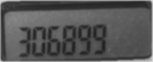
#> input picture inter/output-roi.png, 153 x 62 px
$ python digit_01.py
#> lines starting #> are read from the running program, lines starting #| are printed output that depends on the picture; after the words box and inside, x2 and y2 are one past the last pixel; in counts of white or black regions, pixels touching at a corner belong together
import cv2
import numpy as np
import argparse

parser = argparse.ArgumentParser()
parser.add_argument("-p", "--path", default="inter/output-roi.png")
args = vars(parser.parse_args())

FONT = cv2.FONT_HERSHEY_SIMPLEX
CYAN = (255, 255, 0)
DIGITSDICT = {
    (1, 1, 1, 1, 1, 1, 0): 0,
    (0, 1, 1, 0, 0, 0, 0): 1,
    (1, 1, 0, 1, 1, 0, 1): 2,
    (1, 1, 1, 1, 0, 0, 1): 3,
    (0, 1, 1, 0, 0, 1, 1): 4,
    (1, 0, 1, 1, 0, 1, 1): 5,
    (1, 0, 1, 1, 1, 1, 1): 6,
    (1, 1, 1, 0, 0, 1, 0): 7,
    (1, 1, 1, 1, 1, 1, 1): 8,
    (1, 1, 1, 1, 0, 1, 1): 9,
}

roi_color = cv2.imread(args["path"])
#> roi_color is the input picture: shape (62, 153, 3); min 33, max 219, mean 85.5
# roi_color = cv2.resize(roi_color, None, None, fx=1.25, fy=1.25)
roi = cv2.cvtColor(roi_color, cv2.COLOR_BGR2GRAY)

RATIO = roi.shape[0] * 0.2
#> RATIO = 12.4

roi = cv2.bilateralFilter(roi, 5, 30, 60)

trimmed = roi[int(RATIO) :, int(RATIO) : roi.shape[1] - int(RATIO)]
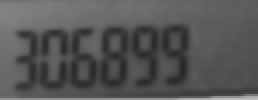
#> trimmed: shape (50, 129) (shown 2 times larger); min 40, max 186, mean 85.9
roi_color = roi_color[int(RATIO) :, int(RATIO) : roi.shape[1] - int(RATIO)]
#> roi_color: shape (50, 129, 3)
roi_color = roi
cv2.imshow("Blurred and Trimmed", roi)
cv2.waitKey(0)

trimmed = roi
edged = cv2.adaptiveThreshold( trimmed, 255, cv2.ADAPTIVE_THRESH_GAUSSIAN_C, cv2.THRESH_BINARY_INV, 19, 4)
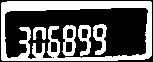
#> edged: shape (62, 153); 38.7% white; 5 white regions, box (x1, y1, x2, y2) and area: (1, 1, 152, 61) 2866, (62, 25, 76, 56) 254, (93, 24, 107, 55) 230, (78, 25, 91, 56) 217, (33, 27, 46, 40) 107
cv2.imshow("Edged", edged)
cv2.waitKey(0)

kernel = cv2.getStructuringElement(cv2.MORPH_RECT, (2, 5))
dilated = cv2.dilate(edged, kernel, iterations=1)
#> dilated: shape (62, 153); 57.6% white; 9 black regions (1 under 20 px), largest, box (x1, y1, x2, y2) and area: (6, 10, 147, 57) 3739, (37, 32, 42, 51) 85, (0, 0, 2, 62) 63
cv2.imshow("Dilated", dilated)
cv2.waitKey(0)

kernel = cv2.getStructuringElement(cv2.MORPH_RECT, (2, 1))
dilated = cv2.dilate(dilated, kernel, iterations=1)
#> dilated: shape (62, 153); 60.7% white; 15 black regions (8 under 20 px), largest, box (x1, y1, x2, y2) and area: (7, 10, 147, 56) 3335, (77, 39, 87, 55) 74, (92, 39, 102, 55) 72
cv2.imshow("Dilated", dilated)
cv2.waitKey(0)

kernel = cv2.getStructuringElement(cv2.MORPH_ELLIPSE, (2, 1))
eroded = cv2.erode(dilated, kernel, iterations=1)
cv2.imshow("Eroded", eroded)
cv2.waitKey(0)

h = roi.shape[0]
#> h = 62
ratio = int(h * 0.07)
#> ratio = 4
eroded[-ratio:,] = 0
eroded[:, :ratio] = 0
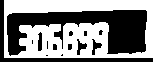
#> eroded: shape (62, 153); 52.6% white; 14 black regions (7 under 20 px), largest, box (x1, y1, x2, y2) and area: (7, 10, 147, 56) 3335, (0, 0, 153, 62) 844, (77, 39, 87, 55) 74

cv2.imshow("Eroded + Black", eroded)
cv2.waitKey(0)

cnts, _ = cv2.findContours(eroded, cv2.RETR_EXTERNAL, cv2.CHAIN_APPROX_SIMPLE)
#> cnts = [[[4, 0], [4, 57], [152, 57], [152, 0]]]
digits_cnts = []

canvas = trimmed.copy()
cv2.drawContours(canvas, cnts, -1, (255, 255, 255), 1)
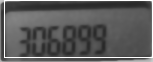
#> canvas: shape (62, 153); min 40, max 255, mean 90.7
cv2.imshow("All Contours", canvas)
cv2.waitKey(0)

canvas = trimmed.copy()
for cnt in cnts:
    (x, y, w, h) = cv2.boundingRect(cnt)
    if h > 20:
        digits_cnts += [cnt]
        cv2.rectangle(canvas, (x, y), (x + w, y + h), (0, 0, 0), 1)
        cv2.drawContours(canvas, cnt, 0, (255, 255, 255), 1)
        cv2.imshow("Digit Contours", canvas)
        cv2.waitKey(0)
#> this loop made 1 pass
#> (x, y, w, h, digits_cnts) on pass 1: (4, 0, 149, 58, [[[4, 0], [4, 57], [152, 57], [152, 0]]])
#> pass 1, `cv2.imshow("Digit Contours", canvas)`:
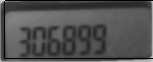
#> window 'Digit Contours': shape (62, 153); min 0, max 255, mean 80.8

print(f"No. of Digit Contours: {len(digits_cnts)}")
#| No. of Digit Contours: 1

cv2.imshow("Digit Contours", canvas)
cv2.waitKey(0)

sorted_digits = sorted(digits_cnts, key=lambda cnt: cv2.boundingRect(cnt)[0])
#> sorted_digits = [[[4, 0], [4, 57], [152, 57], [152, 0]]]
canvas = trimmed.copy()
for i, cnt in enumerate(sorted_digits):
    (x, y, w, h) = cv2.boundingRect(cnt)
    cv2.rectangle(canvas, (x, y), (x + w, y + h), (0, 0, 0), 1)
    cv2.putText(canvas, str(i), (x, y - 3), FONT, 0.3, (0, 0, 0), 1)
#> this loop made 1 pass
#> (cnt, x, y, w, h) on pass 1: ([[4, 0], [4, 57], [152, 57], [152, 0]], 4, 0, 149, 58)
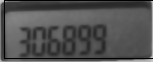
#> canvas: shape (62, 153); min 0, max 205, mean 80.7

cv2.imshow("All Contours sorted", canvas)
cv2.waitKey(0)

digits = []
canvas = roi_color.copy()
for cnt in sorted_digits:
    (x, y, w, h) = cv2.boundingRect(cnt)
    roi = eroded[y : y + h, x : x + w]
    print(f"W:{w}, H:{h}")
    # convenience units
    qW, qH = int(w * 0.25), int(h * 0.15)
    fractionH, halfH, fractionW = int(h * 0.05), int(h * 0.5), int(w * 0.25)

    # seven segments in the order of wikipedia's illustration
    sevensegs = [
        ((0, 0), (w, qH)),  # a (top bar)
        ((w - qW, 0), (w, halfH)),  # b (upper right)
        ((w - qW, halfH), (w, h)),  # c (lower right)
        ((0, h - qH), (w, h)),  # d (lower bar)
        ((0, halfH), (qW, h)),  # e (lower left)
        ((0, 0), (qW, halfH)),  # f (upper left)
        # ((0, halfH - fractionH), (w, halfH + fractionH)) # center
        (
            (0 + fractionW, halfH - fractionH),
            (w - fractionW, halfH + fractionH),
        ),  # center
    ]

    # initialize to off
    on = [0] * 7

    for (i, ((p1x, p1y), (p2x, p2y))) in enumerate(sevensegs):
        region = roi[p1y:p2y, p1x:p2x]
        print(
            f"{i}: Sum of 1: {np.sum(region == 255)}, Sum of 0: {np.sum(region == 0)}, Shape: {region.shape}, Size: {region.size}"
        )
        if np.sum(region == 255) > region.size * 0.5:
            on[i] = 1
        print(f"State of ON: {on}")

    if tuple(on) in DIGITSDICT.keys():
        digit = DIGITSDICT[tuple(on)]
        print(f"Digit is: {digit}")
        digits += [digit]
        cv2.rectangle(canvas, (x, y), (x + w, y + h), CYAN, 1)
        cv2.putText(canvas, str(digit), (x - 5, y + 6), FONT, 0.3, (0, 0, 0), 1)
        cv2.imshow("Digit", canvas)
        cv2.waitKey(0)
#> this loop made 1 pass
#> (cnt, x, y, w, h, qW, qH, fractionH) on pass 1: ([[4, 0], [4, 57], [152, 57], [152, 0]], 4, 0, 149, 58, 37, 8, 2)
#> (printed output is left out)
#> pass 1, `roi = eroded[y : y + h, x : x + w]`:
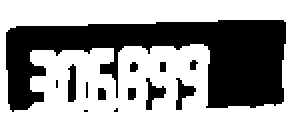
#> roi: shape (58, 149) (shown 2 times larger); 57.7% white; 13 black regions (7 under 20 px), largest, box (x1, y1, x2, y2) and area: (3, 10, 143, 56) 3335, (73, 39, 83, 55) 74, (88, 39, 98, 55) 72, (34, 32, 38, 51) 66, (49, 44, 53, 50) 23, (64, 44, 68, 50) 23
#> after the loop, digits = []

print(f"Digits on the token are: {digits}")
#| Digits on the token are: []
